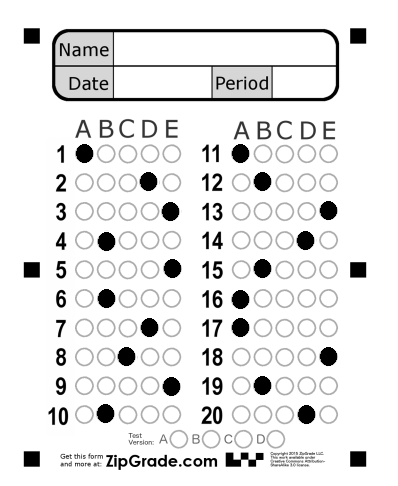
#> input picture new1.png, 398 x 486 px, found by its file name
$ python 'HOMOGRAPHY of image.py'
#> lines starting #> are read from the running program, lines starting #| are printed output that depends on the picture
import numpy as np
import cv2
import matplotlib.pyplot as plt

#Taking input image1 for reference to image2
image1=cv2.imread(r"D:\project\OMR\images\new omr\new1.png")
#> image1 is the input picture: shape (486, 398, 3); min 0, max 255, mean 231.3
image2=cv2.imread(r"D:\project\OMR\images\new omr\new11.png")
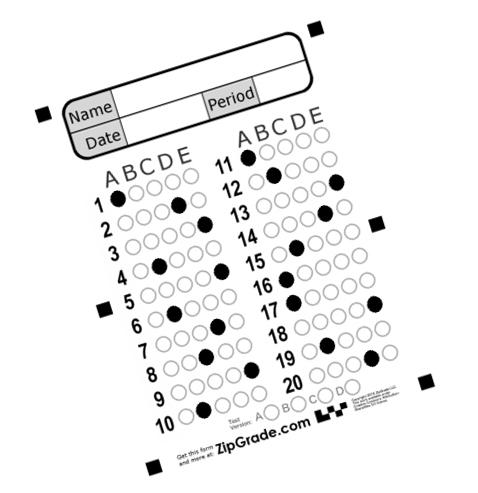
#> input picture new11.png, 478 x 493 px, found by its file name
#> image2 is the input picture: shape (493, 478, 3); min 0, max 255, mean 240
#image22=cv2.imread(r"D:\project\OMR\images\new omr\new11.png")
cv2.imshow("image1",image1)
cv2.imshow("image2",image2)
#Converting this image into Gray Scale
gray1=cv2.cvtColor(image1,cv2.COLOR_BGR2GRAY)
gray2=cv2.cvtColor(image2,cv2.COLOR_BGR2GRAY)

#SIFT used for finding keypoints we can also use SURF
sift=cv2.xfeatures2d.SIFT_create()

#kp holds the data of any particular keypoint and des holds the data of how to describe that key
#kp be a list of keypnts and des is numpy array of shape No._of_Keypoints×128.
kp1,des1=sift.detectAndCompute(gray1,None)
#> kp1 = 923 keypoints; strongest (x, y, size): (31, 459, 11.3), (358, 459, 11.3), (31, 270, 11.2), (358, 270, 11.2)
kp2,des2=sift.detectAndCompute(gray2,None)
#> kp2 = 1076 keypoints; strongest (x, y, size): (221, 271, 10.1), (375, 304, 10.1), (336, 182, 10.1), (251, 370, 10.1)

image1=cv2.drawKeypoints(image1,kp1,None)
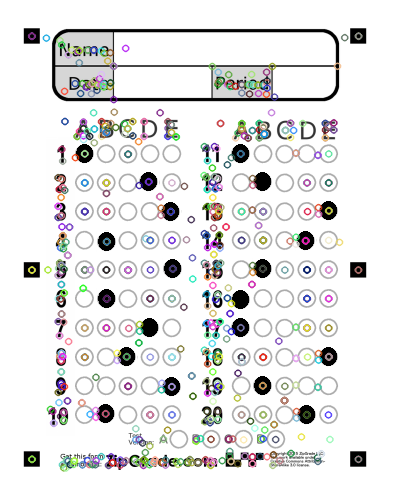
#> image1: shape (486, 398, 3); mean B, G, R 228, 228.1, 228.4
#cv2.imshow("imgage",image1);
image2=cv2.drawKeypoints(image2,kp2,None)
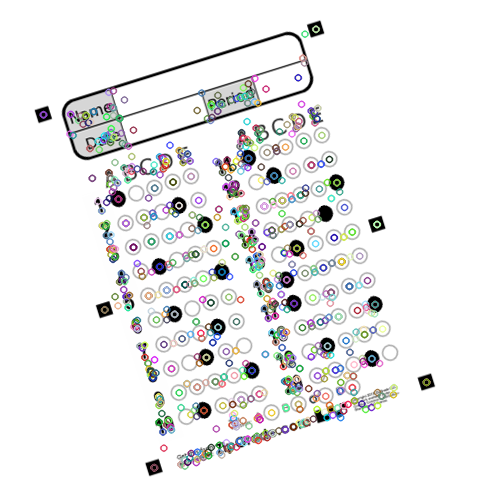
#> image2: shape (493, 478, 3); mean B, G, R 236.4, 236.4, 236.3
# [10 lines of commented-out code are left out]

index_params=dict(algorithm=0, trees=5)
search_params=dict()
flann =cv2.FlannBasedMatcher(index_params,search_params)

#here matches will hold the four values regarding for two separate descriptors as
#...values are....
#m.distance   Distance between descriptors. The lower, the better it is.
#m.imgIdx   Index of the descriptor in train descriptors
#m.queryIdx  Index of the descriptor in query descriptors
#m.trainIdx  Index of the train image.
#..we are talking about two images
matches=flann.knnMatch(des1,des2,k=2)
#> matches = 923 matches

#m.distance   Distance between descriptors. The lower, the better it is.
#m.imgIdx   Index of the descriptor in train descriptors
#m.queryIdx  Index of the descriptor in query descriptors
#m.trainIdx  Index of the train image.

#we create mask as we want to draw on;y good matches
good_points=[]

#ratio test as per lowe's paper

for m,n in matches:
    #print(m.distance,n.distance);
    if m.distance<0.6*n.distance:
        good_points.append(m)
#> after the loop, good_points = 337 matches
image3=cv2.drawMatches(image1,kp1,image2,kp2,good_points,image2)
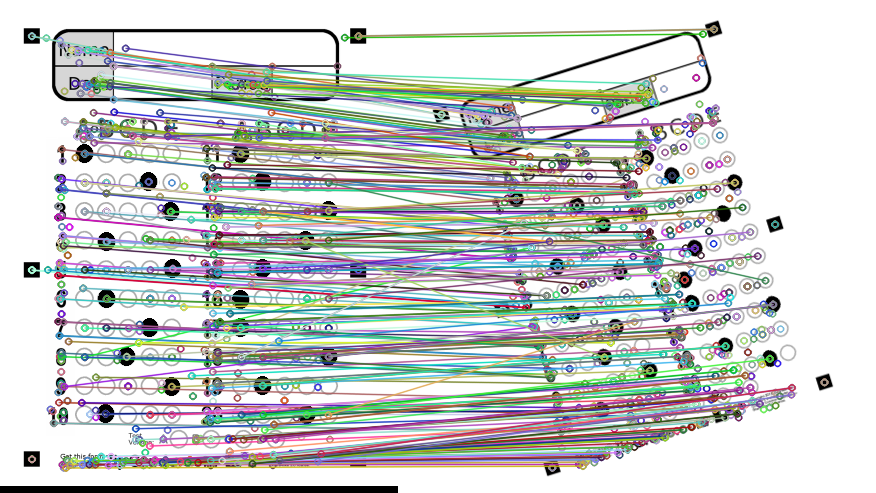
#> image3: shape (493, 876, 3); mean B, G, R 204.2, 205.7, 202.7

cv2.imshow("good match image",image3)
img=cv2.resize(image3,(1250,600))
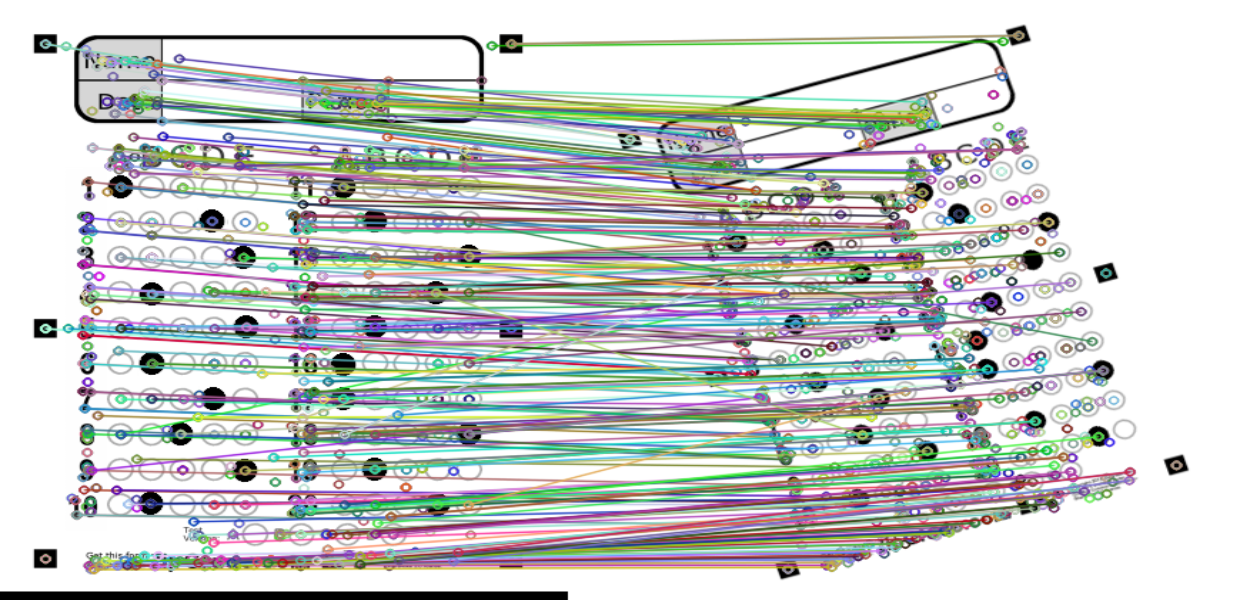
#> img: shape (600, 1250, 3); mean B, G, R 204.2, 205.7, 202.7

##----------homography---------------
##queryIdx "query index" gives us the position of points of the query image
if len(good_points)>10:
    query_pts=np.float32([kp1[m.queryIdx].pt for m in good_points]).reshape(-1,1,2)
#> query_pts = 337 rows, first 8: [31.42, 35.67], [31.42, 35.67], [31.47, 269.6], [31.47, 269.6], [47.46, 269.4], [53.28, 422.7], [53.28, 422.7], [57.67, 216.9]
    train_pts=np.float32([kp2[m.trainIdx].pt for m in good_points]).reshape(-1,1,2)
#> train_pts = 337 rows, first 8: [43.02, 114.2], [43.02, 114.2], [104.3, 309.4], [104.3, 309.4], [117.5, 305.3], [162.5, 431.5], [162.5, 431.5], [112.5, 258.8]
#we got the matrix to show the image in his prespective
    matrix,mask=cv2.findHomography(query_pts,train_pts,cv2.RANSAC,5.0)
#> matrix = [[0.835, 0.262, 7.38], [-0.262, 0.835, 92.73], [2.75e-07, 2.76e-07, 1]]; mask = 337 values, max 1 at index 0, min 0 at index 21, mean 0.902
    matches_mask=mask.ravel().tolist()  #ravel() help us to convert 2d array in 1d array
#> matches_mask has the same summary as mask
    #print(image1)
##-----perspective transfoem---- watch video
    h,w,s=image1.shape   #passing height and width of original image so that
#> h = 486; w = 398; s = 3
                #second image can adopt the image
    pts=np.float32([[0,0],[0,h],[w,h],[w,0]]).reshape(-1,1,2)
#> pts = [[0, 0], [0, 486], [398, 486], [398, 0]]
    dst=cv2.perspectiveTransform(pts,matrix)
#> dst = [[7.38, 92.73], [134.6, 498.3], [466.7, 394], [339.5, -11.49]]
##np.int32(dst)  we use this because we want to specify point which can not be in decimal
##True   we want ot close line polyline true
##(255,0,0)  we use this for color of bloundary
    homography=cv2.polylines(image2,[np.int32(dst)],True,(255,0,0),3)
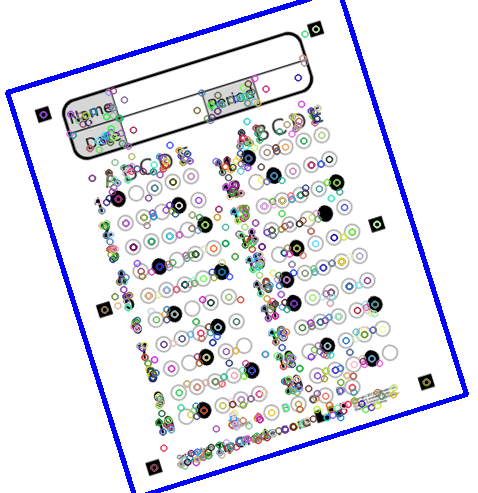
#> homography: shape (493, 478, 3); mean B, G, R 236.4, 228.2, 228.1
    cv2.imshow("homography",homography)
else:
    cv2.imshow("homography2",image2)
print(image2.shape)
#| (493, 478, 3)
